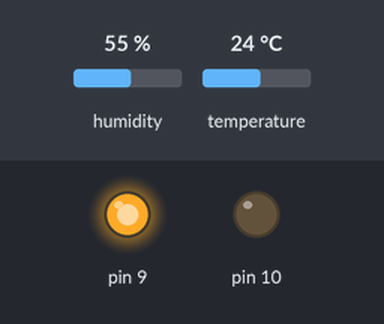
Simulated run of this sketch. Board: Arduino Uno, built with avr-gcc and run on an emulated ATmega328P. Parts: output pins drawn as LEDs (lit = HIGH). Inputs (shaded band) come from the test bench; at power-on: humidity 55 %, temperature 24 °C. What the sketch prints to the serial monitor is not drawn.

Above: at 4.8 s.
4.9 s: humidity set to 78 %
7.9 s: humidity set to 81 %
At 8.5 s:
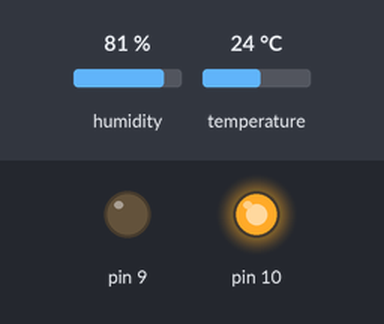
10.9 s: humidity set to 22 %
At 13.3 s:
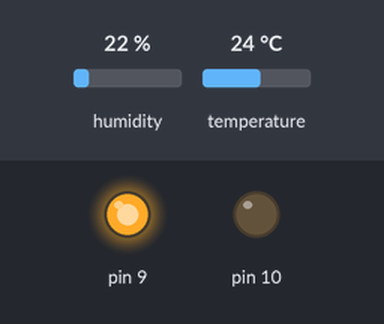
13.9 s: humidity set to 88 %
At 14.5 s:
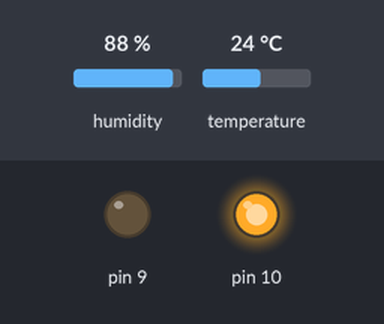
Timing chart, 0 to 16.9 s (numbered marks = the images above; inputs shaded):
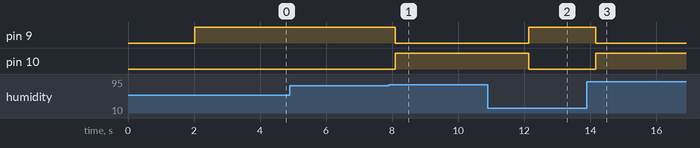

The sketch:

19-11-16dht.ino
```cpp
// 온도 습도에 따라 색 바꾸기
#include <DHT.h>
#include <DHT_U.h>

DHT dht(12, DHT11);        //pin, type

void setup() {
  dht.begin();
  Serial.begin(9600);
  Serial.print("DHT11 TEST");
  pinMode(9, OUTPUT);
  pinMode(10, OUTPUT);
}

void loop() {
  delay(2000);
  int h = dht.readHumidity();
  float t = dht.readTemperature();

  Serial.print("온도 : ");
  Serial.print(t);
  Serial.println("*C");
  Serial.print("습도 : ");
  Serial.print(h);
  Serial.println("%");

  if(h < 80)
  {
    digitalWrite(9, HIGH);
    digitalWrite(10, LOW);
  }
  else if(h >= 80)
  {
    digitalWrite(9, LOW);
    digitalWrite(10, HIGH);
  }

}
```

Measured:
- the behaviour switches between 79 and 80 % on humidity (found by bisection; images 0 and 1)
- after the input at 4.9 s, every drawn part: stays the same
- after the input at 7.9 s, pin 9: HIGH → LOW after 0.20 s; pin 10: LOW → HIGH after 0.20 s
- after the input at 10.9 s, pin 9: LOW → HIGH after 1.2 s; pin 10: HIGH → LOW after 1.2 s
- after the input at 13.9 s, pin 9: HIGH → LOW after 0.27 s; pin 10: LOW → HIGH after 0.27 s
